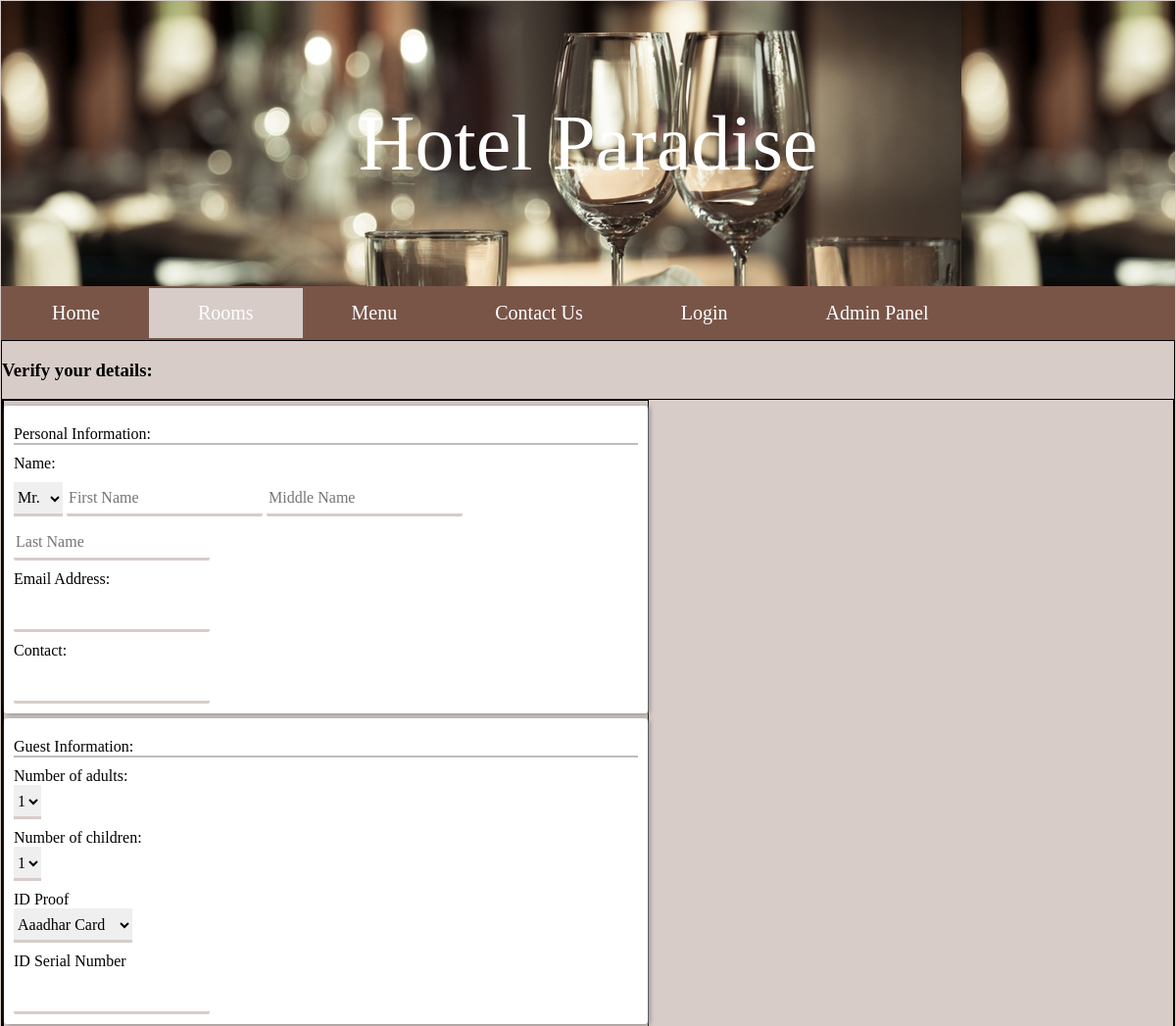
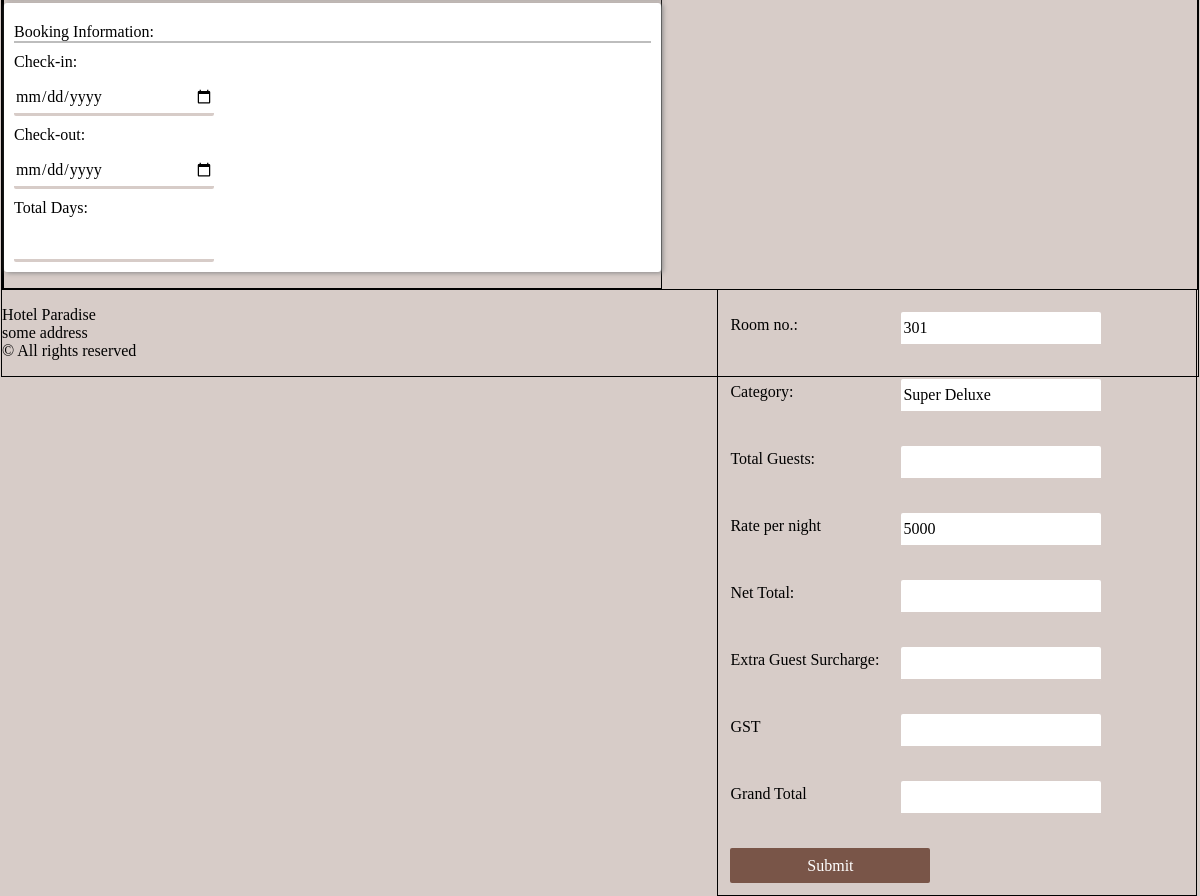
/roomtrial.php?room_no=301, run on the app's committed database (2 pictures, top to bottom).
### tables this page shows
CREATE TABLE `rooms` (
  `room_no` int(4) NOT NULL,
  `category` varchar(15) NOT NULL,
  `capacity` int(1) NOT NULL,
  `rate` int(4) NOT NULL,
  `extra person` int(11) NOT NULL,
  `status` varchar(10) NOT NULL
);

### roomtrial.php (the view, shortened to what this page needs)
<html>
<head>
	<link rel="stylesheet" type="text/css" href="custom.css">
	<link rel="stylesheet" type="text/css" href="palette.css">
	<link rel="stylesheet" type="text/css" href="room.css">
</head>
<body>
	<div class = "header">
		<div class = "heading">Hotel Paradise</div>
	</div>
	<div>
		<ul class="default-primary-color">
		  <li><a href="#">Home</a></li>
		  <li><a class="active light-primary-color" href="#">Rooms</a></li>
		  <li><a href="#">Menu</a></li>
		  <li><a href="#">Contact Us</a></li>
		  <li><a href="#">Login</a></li>
		  <li><a href="#">Admin Panel</a></li>
		</ul>
	</div>
	<div class="content" style="border: 1px solid black; margin: 0px auto;">
		<h3>Verify your details: </h3>
		<div style = "border:1px solid black">
			<div style = "width :55%;border:1px solid black">
						<form name = "f1" method = "post" action = "payment.php">
						<div class="card">
							<div class = "card-heading">Personal Information:</div>
							<div class="card-content">
								Name:<br>
									<select name = "salutation">
									<option selected>Mr.</option>
								</select>
								<input type="text" name="fname" placeholder="First Name" class="long">
								<input type="text" name="mname" placeholder="Middle Name">
								<input type="text" name="lname" placeholder="Last Name">
							</div>
							<div class="card-content">
								Email Address:<br><input type="Email" name="Email">
							</div>
							<div class="card-content">
								Contact:<br><input type="number" name="contact">
							</div>
						</div>
						<div class="card">
							<div class = "card-heading">Guest Information:</div>
							<div class="card-content">
								Number of adults: <br>
								<select>
									<option selected>1</option>
								</select>
							</div>
							<div class="card-content">
								Number of children: <br>
								<select>
									<option selected>1</option>
								</select>
							</div>
							<div class="card-content">
								ID Proof<br>
								<select>
									<option selected>Aaadhar Card</option>
								</select>
							</div>
							<div class="card-content">
								ID Serial Number<br><input type="number" name="idproof">
							</div>
						</div>
						<div class="card">
							<div class = "card-heading">Booking Information:</div>
							<div class="card-content">
								Check-in:<br><input type="date" name="in" id = "in"  onblur ="calcdays()">
							</div>
							<div class="card-content">
								Check-out:<br><input type="date" name="out" id = "out"  onblur ="calcdays()">
							</div>
							<div class="card-content">
								Total Days:<br><input type="number" name="days" id = "days" readonly="true">
							</div>
						</div>
						</form>
			</div>
			<div style = "width :40%;float:right;border:1px solid black">
				<?php
					$roomno = $_REQUEST['room_no'];
					$servername = "localhost";
					$pwd =  "";
					$username = "root";
					$conn = mysqli_connect($servername,$username,$pwd,"food");
					if(!$conn)
						die();
					else
					{
						$sql = "SELECT * FROM rooms where room_no = ".$roomno;
						$result = mysqli_query($conn,$sql);
						$row = mysqli_fetch_array($result);
					}
				?>
				<table>
					<tr>
						<td>Room no.: </td>
						<td><input type="number" name="roomno" readonly value = "<?php echo $row['room_no']; ?>"></td>
					</tr>
					<tr>
						<td>Category: </td>
						<td><input type="text" name="category" readonly value = "<?php echo $row['category']; ?>"></td>
					</tr>
					<tr>
						<td>Total Guests: </td>
						<td><input type="number" name="tot_guests" readonly value = ""></td>
					</tr>
					<tr>
						<td>Rate per night</td>
						<td><input type="number" name="rate" readonly value = "<?php echo $row['rate']; ?>"></td>
					</tr>
					<tr>
						<td>Net Total: </td>
						<td><input type="number" name="rate" readonly value = ""</td>
					</tr>
					<tr>
						<td>Extra Guest Surcharge: </td>
						<td><input type="number" name="guest_extra" readonly value = ""></td>
					</tr>
					<tr>
						<td>GST</td>
						<td><input type="number" name="gst" readonly value = ""></td>
					</tr>
					<tr>
						<td>Grand Total</td>
						<td><input type="number" name="gtotal" readonly value = ""></td>
					</tr>
					<tr>
						<td colspan="2"><input type="submit" caption = "Proceed to Payment"></td>
					</tr>
				</table>
			</div>
		</div>
	<footer>
			<p>Hotel Paradise<br>
			some address<br>
			© All rights reserved</p>
		</div>
</body>
</html>

### css/custom.css (style rules this page uses)
* { font-family: 'Dancing Script'; }
body { background-color: #D7CCC8; margin: 1px; }
.header { background-image: url("headerbg.jpeg"); width: 100%; border: 0px solid black; padding: 100px 00px; }
.heading { color: #FFFFFF; text-align: center; font-size: 80px; border: 0px solid black; position: relative; }
ul { list-style-type: none; padding: 0; margin: 0px; overflow: hidden; border: 2px solid #795548; font-size: 20px; }
li { float: left; }
li a { display: block; color: white; text-align: center; padding: 14px 50px; text-decoration: none; font-family: 'Dancing Script', cursive; }
.active { color: #000000; }

### css/palette.css (style rules this page uses)
.default-primary-color { background: #795548; }
.light-primary-color { background: #D7CCC8; }

### css/room.css (style rules this page uses)
a { text-decoration: none; }
a:link { color : #FFFFFF; }
input { width: 200px; height: 35px; font-size: 16px; border-radius: 2px; margin-top: 10px; border: none; border-bottom: 3px solid #D7CCC8; }
select { font-size: 16px; height: 35px; border: none; outline: none; border-bottom: 3px solid #D7CCC8; }
input[type=submit] { background-color: #795548; color: #FFF; border: none; outline: none; }

### roomtrial.php (style rules this page uses)
td { padding: 10px; font-size: 16px; }
.card { background-color: #FFFFFF; padding: 10px; box-shadow: 2px 1px 5px #888888; border-radius: 3px; margin-top: 5px; }
.card-heading { border-bottom: 2px solid #BDBDBD; margin-top: 10px; }
.card-content { margin-top: 10px; }

### data on the page
rooms: roomno "301", category "Super Deluxe", rate "5000"
